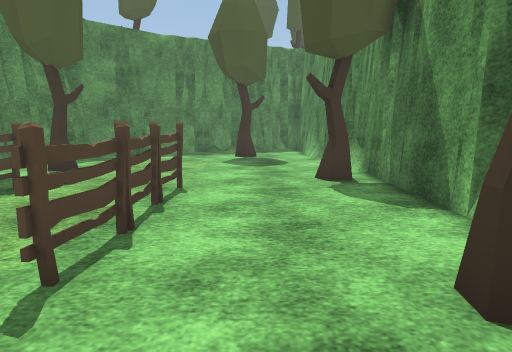
[1] (above)

14 first-person views from a walk through a 3-D level made in the Unity game engine. The camera is 1.2 m above the floor, tilts 8° down and sees 70° across. The floor is counted in squares, 1 m on a side. Each view is taken from the middle of a square. On the plan, view 1 faces up. The plan holds only what a view shows up to about 15 squares ahead; the rest is blank. The place goes on beyond the plan. Some animated figures are not drawn. Some surface patterns are stand-ins.

[2]
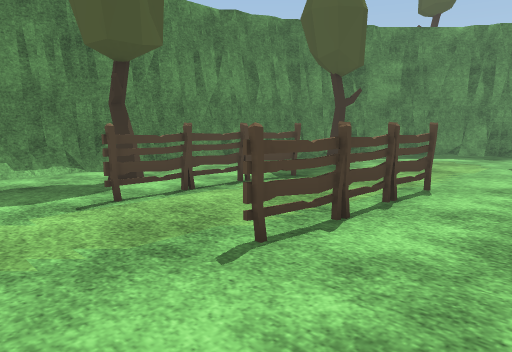

[3]
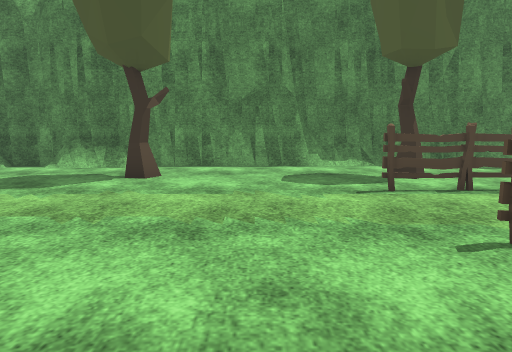

[4]
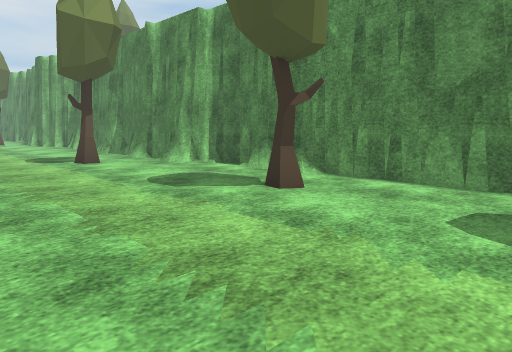

[5]
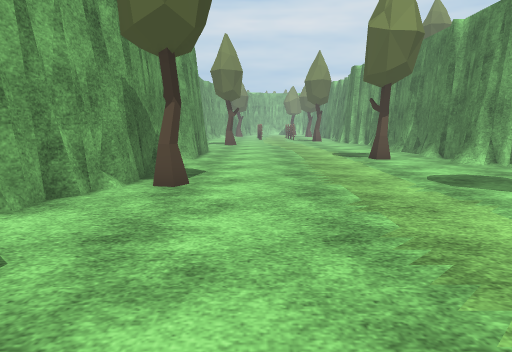

[6]
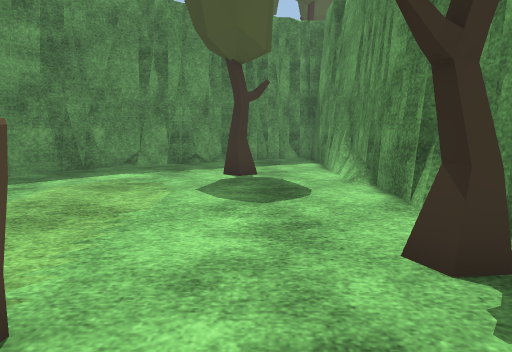

[7]
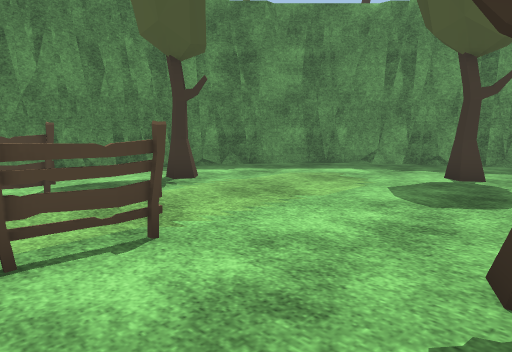

[8]
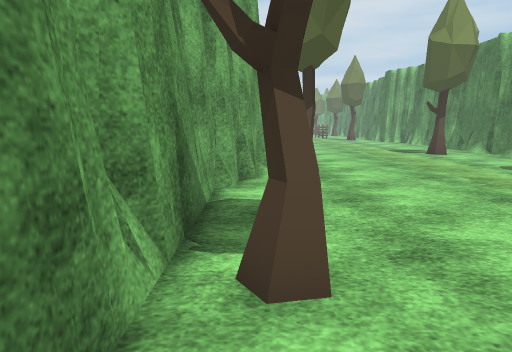

[9]
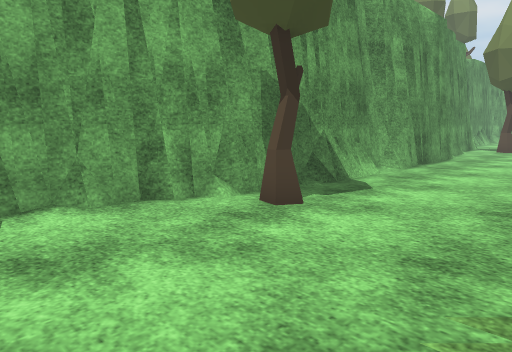

[10]
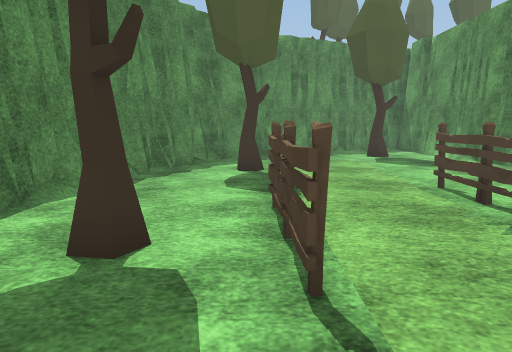

[11]
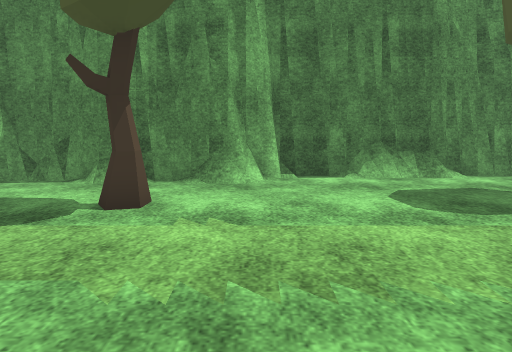

[12]
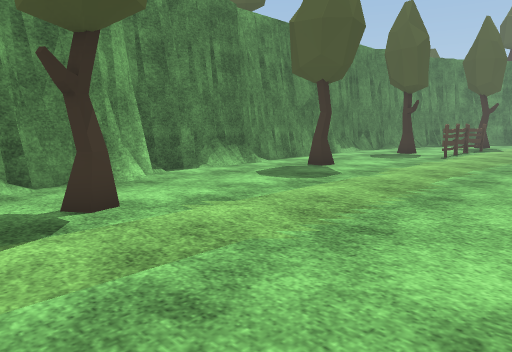

[13]
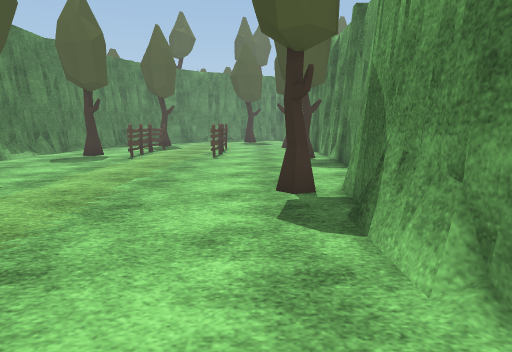

[14]
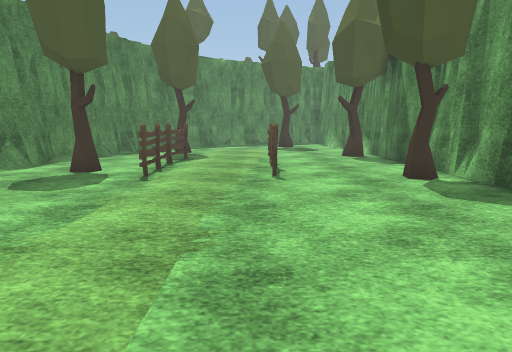

### Floor plan
Key: @ floor where view 1 was taken; # wall or solid block; . floor; = window, fence, low wall or low ledge; T tree; F fence.
Columns run from 9 left of view 1 to 3 right of it. Each row starts with its distance up from view 1.
 18         ####
 17       ###..#
 16     ###....#
 15    ##......#
 14    #....TT.##
 13   ##.......##
 12   #.........#
 11  ##.........#
 10  #..T.......#
  9  #..........#
  8 ##.........T#
  7 ##...F.F....#
  6 #...F..F....#
  5 #...F..F....#
  4 #.TTF..F....#
  3 #.T.F..F....#
  2 #...F......T#
  1 #...........#
  0 #........@..#
 -1 #...........#
 -2 #.T.........#
 -3 #.TT.......##
 -4 ##........T#
 -5 #=........T#
 -6 #..........#
 -7 #.........=#
 -8 ##........=#
 -9  #.........#
-10  #.TT.....##
-11  #........#
-12  #........#

Where each view was taken, in squares from view 1:
view 1: 0 up, 0 right, facing up
view 2: 0 up, 1 right, facing up-left
view 3: 0 up, 2 right, facing left
view 4: 2 up, 1 left, facing down-left
view 5: 3 up, 1 left, facing down
view 6: 5 up, 0 right, facing up
view 7: 5 up, 2 right, facing up-left
view 8: 5 up, 2 right, facing down
view 9: 0 up, 3 left, facing down-right
view 10: 0 up, 5 left, facing up
view 11: 8 down, 0 right, facing left
view 12: 12 down, 0 right, facing up-left
view 13: 11 down, 0 right, facing up
view 14: 6 down, 2 left, facing up
